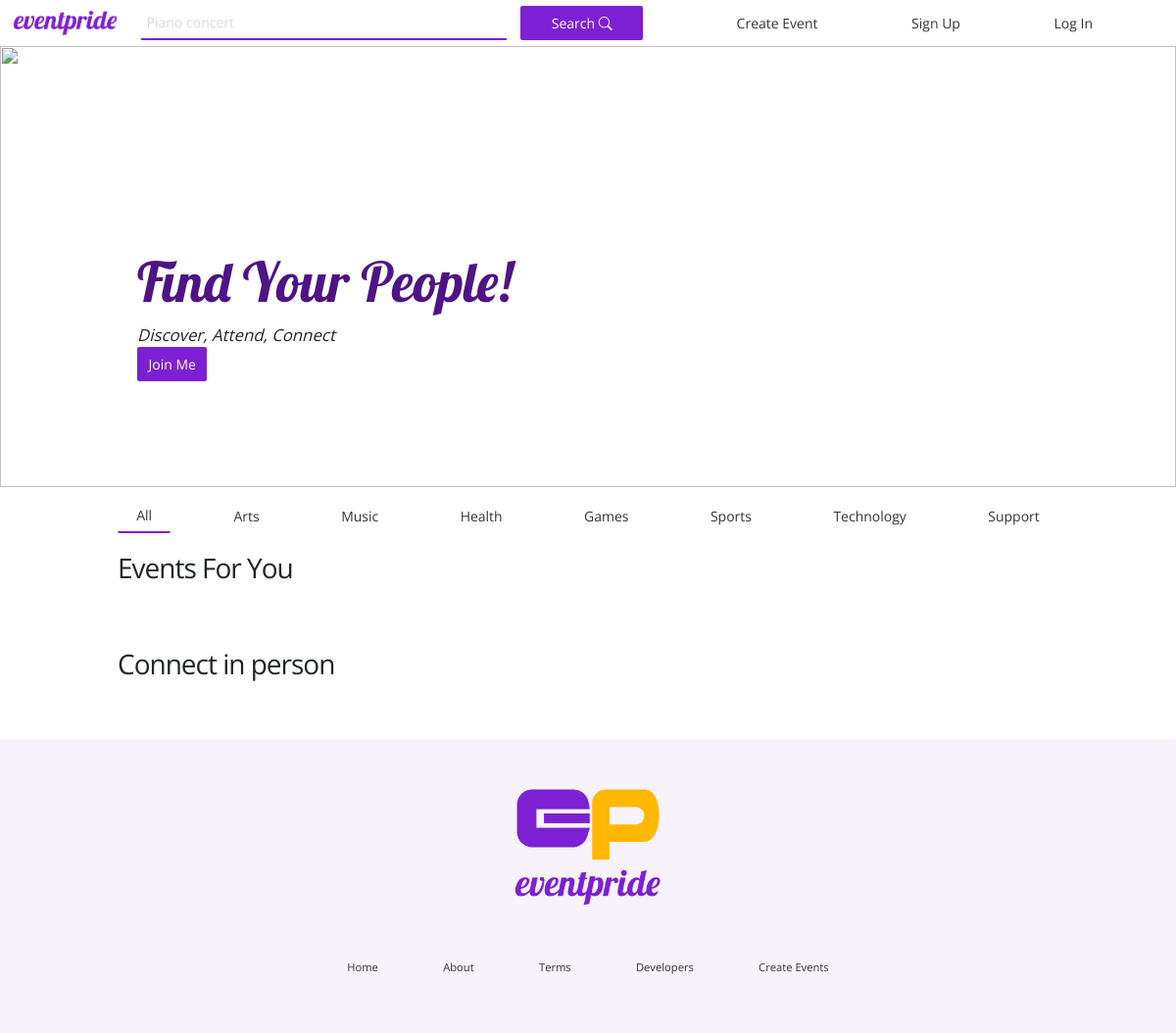
/events/cats/Music, run on an earlier commit of the app's database.
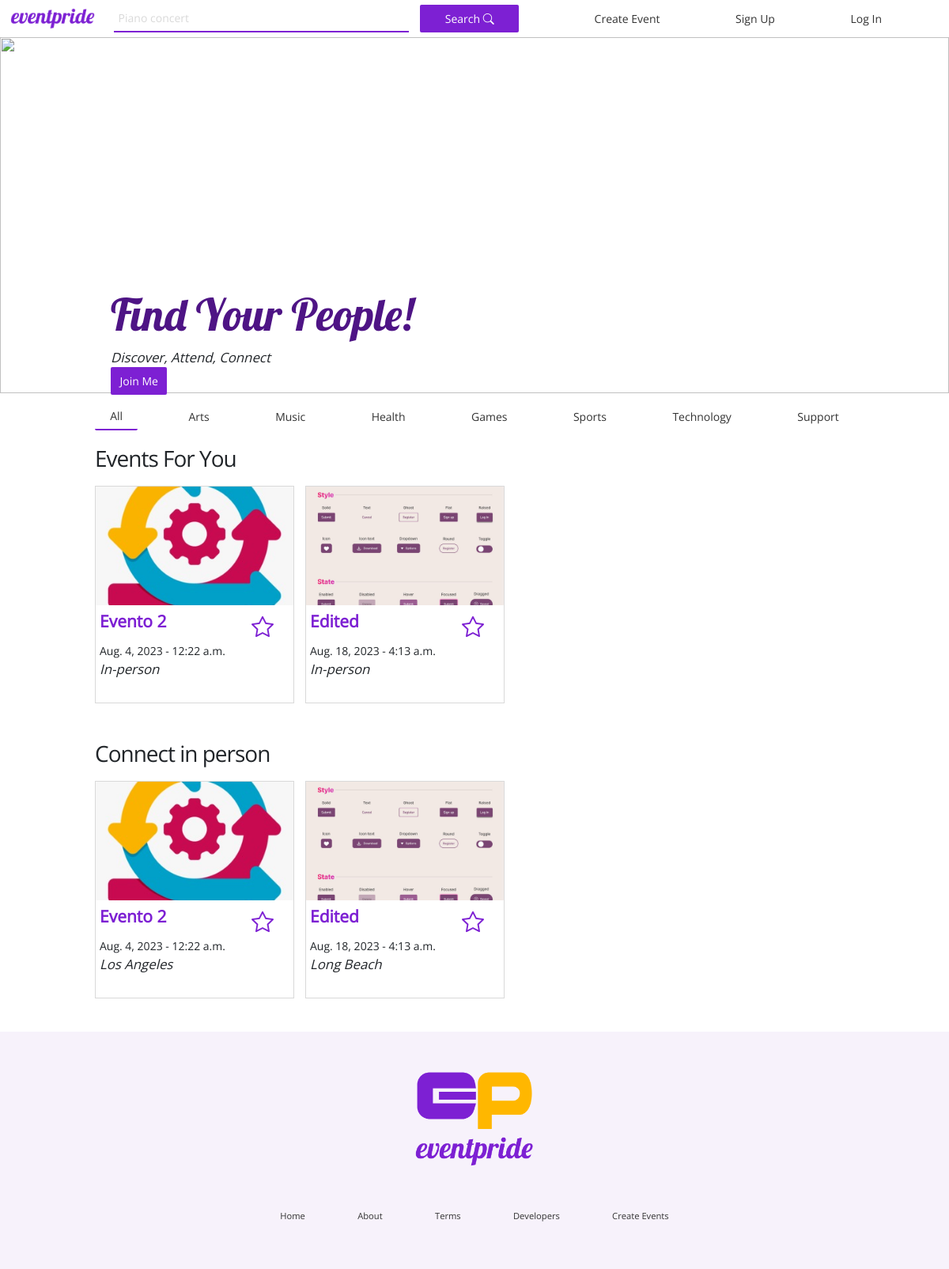
And on a later commit of the database.
### events/models.py (models this page shows, shortened)
class Event(models.Model):
    name = models.CharField(max_length=128)
    description = models.TextField()
    created_on = models.DateTimeField(auto_now_add=True)
    date_picker = models.DateField(null=True, blank=True)
    start_time = models.TimeField(null=True, blank=False)
    end_time = models.TimeField(null=True, blank=False, default=None)
    thumbnail = models.ImageField(upload_to='event_images', default=None, null=True)
    organizer = models.ForeignKey(
        get_user_model(),
        on_delete=models.CASCADE
    )
    status = models.ForeignKey(
        Status,
        on_delete=models.CASCADE,
        null=True, default='draft'
    )
    category = models.CharField(max_length=128, choices=CATEGORY_CHOICES, default='Arts')
    modality = models.CharField(max_length=128, choices=MODALITY_CHOICES, default='Virtual')
    city = models.CharField(max_length=128, choices=CITY_CHOICES, default='San Diego')

### events/views.py (the view)
# urls.py: path("cats/<str:category>", views.CatListView.as_view(), name="by_cat"),
class CatListView(TemplateView):
    template_name = "pages/home.html"
    def get_context_data(self, **kwargs):
        context = super().get_context_data(**kwargs)
        category = self.kwargs.get('category')
        queryset = Event.objects.filter(category = category)
        context["events_list"] = queryset
        return context
    def get(self, request, *args, **kwargs):
        categories = self.get_context_data()
        categories["categories_list"] = CATEGORY_CHOICES
        return render(request, self.template_name, categories)

### templates/pages/home.html (shortened to what this page needs)
{% extends 'base.html' %}
{% load static %}
{% block content %}
<div class="home-banner-container">
    <div class="img-home-banner-container">
        <img class="img-home-banner" src="{% static 'img/cover.jpg' %}" alt="" srcset="">
    </div>
    <div class="text-home-banner-container">
        <p>
            {% if user.is_authenticated %}
        <p class="style1">Hello, {{ user.username }}!</p>
        <p class="style2">Discover, Attend, Connect</p>
        <a href="{% url 'create'%}">
            <input class="b-primary" type="button" value="Create Event">
        </a>
        {% else %}
        <p class="style1">Find your people!</p>
        <p class="style2">Discover, Attend, Connect</p>
            <a href="{% url 'login' %}">
                <input class="b-primary" type="button" value="Join Me">
            </a>
        {% endif %}
        </p>
    </div>
    <div class="events-list">
        <nav class="nav-categories">
            <a class="a-primary all" href="{% url 'home'%}">All</a>
            {% for category in categories_list %}
            <a class="a-primary" href="{% url 'by_cat' category.0 %}">{{ category.0 }}</a>
            {% endfor %}
        </nav>
        <div class="section-title">
            {% if user.is_authenticated %}
            <p class="style4">Events for <span class="capitalize">{{ user.username }}</span></p>
            {% else %}
            <p class="style4">Events For You</p>
            {% endif %}
        </div>
        <div class="event-container">
            {% for event in events_list %}
            <div class="event-card" id="event-card">
                <img class="img-event-card" src="{{ event.thumbnail.url }}" alt="" srcset=""
                    onclick="displayDetails('{{ event.id }}')">
                <div class="event-details">
                    <div class="wrap-name-favorite">
                        <p onclick="displayDetails('{{ event.id }}')" class="style5">{{ event.name }}</p>
                        <i onclick="addFavorite(event)" class="b-favorite bi bi-star"></i>
                    </div>
                    <p class="style6">{{ event.date_picker }} - {{ event.start_time }}</p>
                    <p class="style2">{{ event.modality }}</p>
                </div>
            </div>
            {% endfor %}
        </div>
    </div>
    <div class="events-list">
        <div class="section-title">
            <p class="style4">Connect in person</p>
        </div>
        <div class="event-container">
            {% for event in events_list %}
                {% if event.modality == "In-person"%}
                <div class="event-card" id="event-card">
                    <img class="img-event-card" src="{{ event.thumbnail.url }}" alt="" srcset=""
                        onclick="displayDetails('{{ event.id }}')">
                    <div class="event-details">
                        <div class="wrap-name-favorite">
                            <p onclick="displayDetails('{{ event.id }}')" class="style5">{{ event.name }}</p>
                            <i onclick="addFavorite(event)" class="b-favorite bi bi-star"></i>
                        </div>
                        <p class="style6">{{ event.date_picker }} - {{ event.start_time }}</p>
                        <p class="style2">{{ event.city }}</p>
                    </div>
                </div>
                {% endif %}
            {% endfor %}
        </div>
    </div>
</div>
{% endblock content %}

What changed in the data, as far as the page shows it:
added Event: thumbnail (picture), name "Evento 2", date_picker "Aug. 4, 2023", start_time "12:22 a.m.", modality "In-person", city "Los Angeles"
added Event: thumbnail (picture), name "Edited", date_picker "Aug. 18, 2023", start_time "4:13 a.m.", modality "In-person", city "Long Beach"
